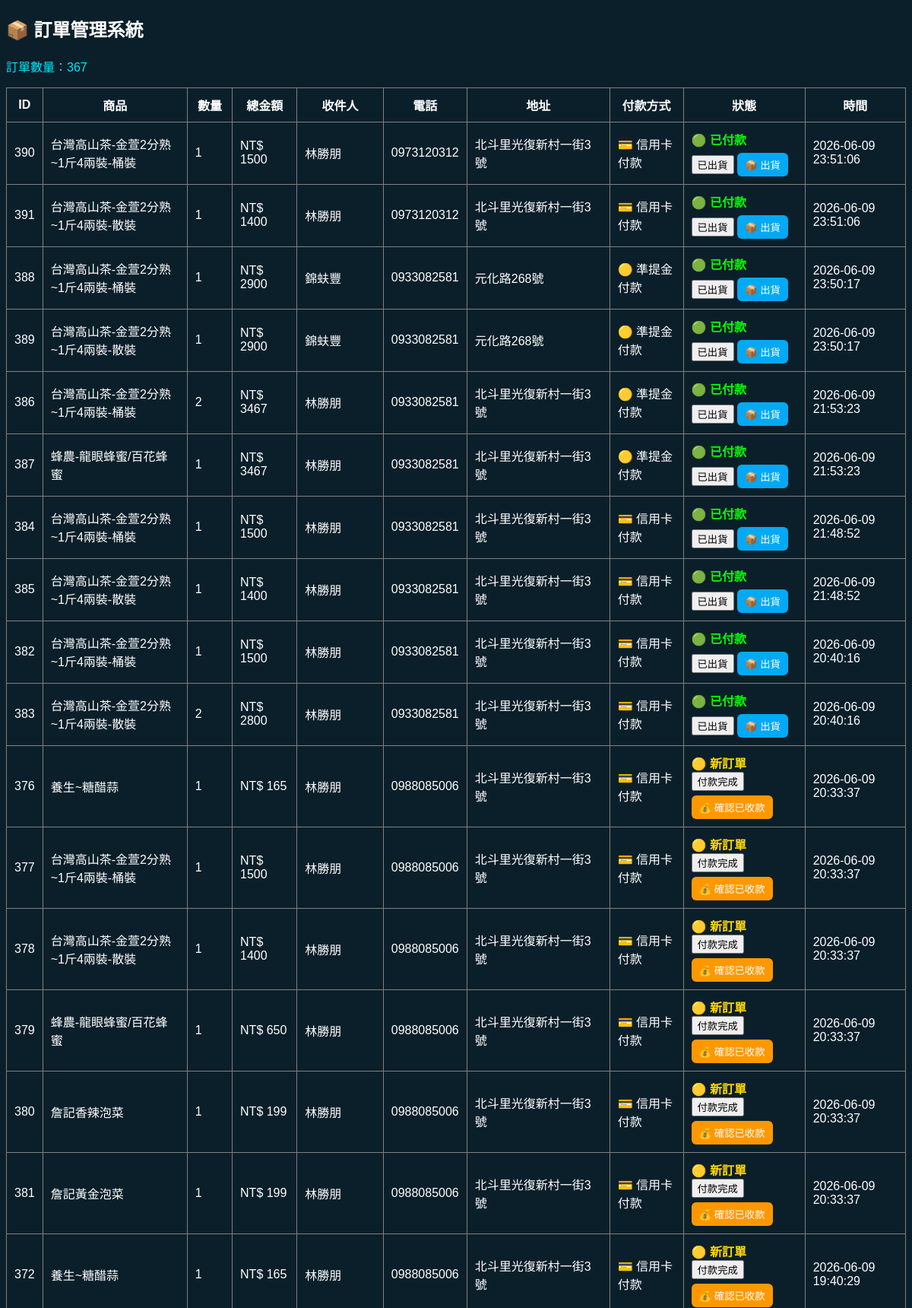
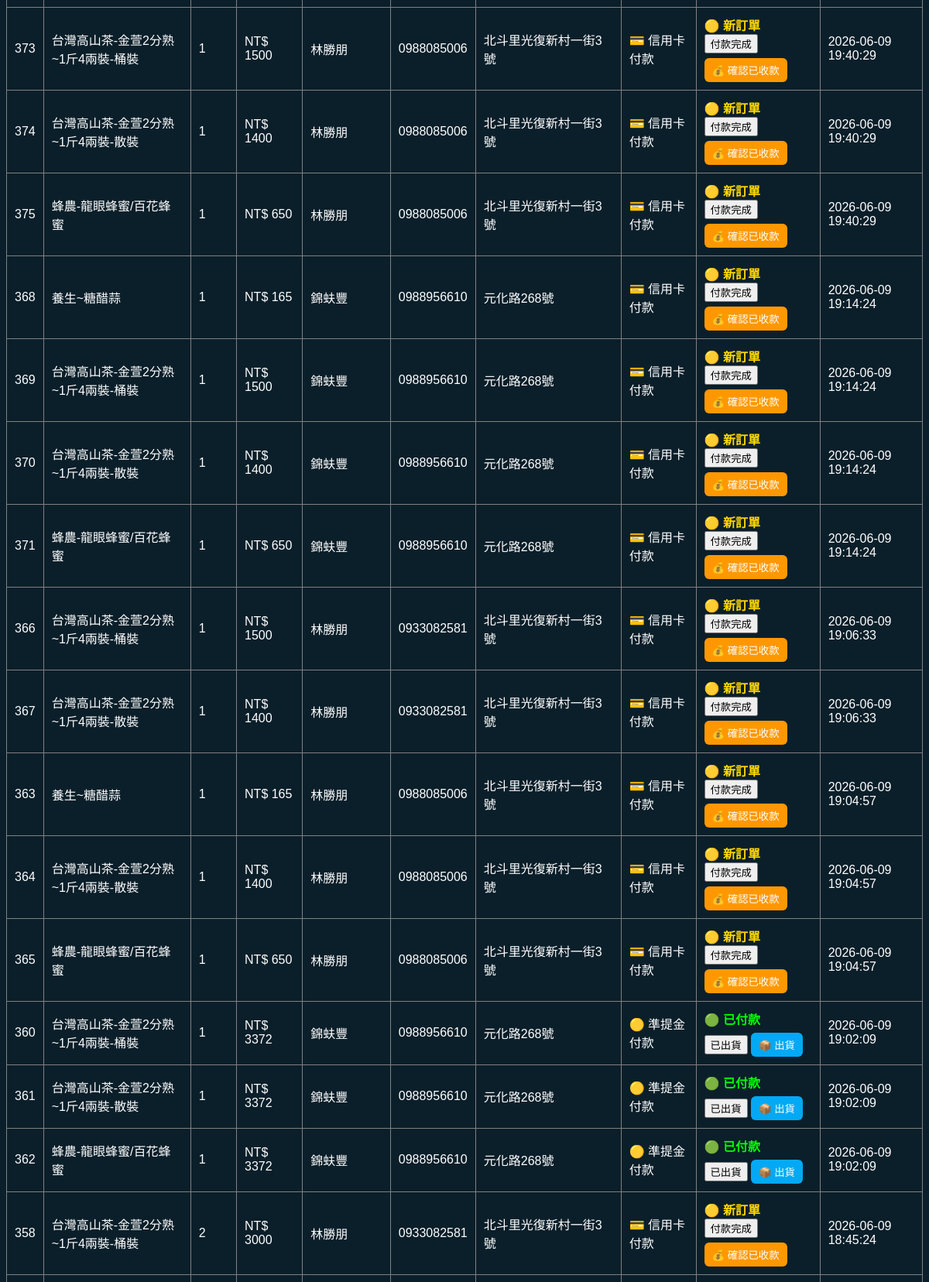
/orders (signed in, upper part), run on the app's committed database (2 pictures, top to bottom).
### tables this page shows
CREATE TABLE "orders" (
    id INTEGER PRIMARY KEY AUTOINCREMENT,

    user_id INTEGER,
    username TEXT,

    product_id INTEGER,
    product_name TEXT,

    qty INTEGER,
    price INTEGER,
    shipping INTEGER,
    total INTEGER,

    name TEXT,
    phone TEXT,
    address TEXT,

    payment_method TEXT,
    status TEXT,

    created_at TEXT
, order_no TEXT, is_registered INTEGER DEFAULT 0, order_type TEXT DEFAULT 'shop', email TEXT, password TEXT, subtotal INTEGER DEFAULT 0);

### routes/shop.py (the view)
@shop_bp.route("/orders")
def orders():
    if not is_admin():
        return "❌ 無權限"
    conn = get_shop_db()
    conn.row_factory = sqlite3.Row
    c = conn.cursor()
    c.execute("""
        SELECT
            id,
            product_name,
            qty,
            total,
            name,
            phone,
            address,
            payment_method,
            status,
            created_at
        FROM orders
        ORDER BY created_at DESC
    """)
    rows = c.fetchall()
    conn.close()
    return render_template("orders.html", orders=rows)

### app.py (called while the page is built)
@app.context_processor
def inject_user():
    user_id = session.get("user_id")
    balance = 0
    if user_id:
        conn = None
        try:
            conn = get_shop_db()
            c = conn.cursor()
            c.execute("SELECT points FROM users WHERE id=?", (user_id,))
            row = c.fetchone()
            if row:
                balance = row[0]
        except Exception as e:
            print("inject_user error:", e)
        finally:
            if conn:
                conn.close()
    return dict(global_money=balance)

@app.before_request
def make_session_permanent():
    session.permanent = True

### routes/shop.py (called while the page is built)
def is_admin():
    return session.get("user") in ADMIN_USERS

### services/db.py (called while the page is built)
def get_shop_db():
    print("========== SHOP DB ==========")
    print(os.path.abspath(SHOP_DB))
    print("=============================")
    conn = sqlite3.connect(SHOP_DB, timeout=30)
    conn.execute("PRAGMA journal_mode=WAL")
    conn.row_factory = sqlite3.Row
    return conn

### templates/orders.html (shortened to what this page needs)
<!DOCTYPE html>
<html>
<head>
</head>
<body style="background:#0b1f2a;color:white;font-family:Arial;">
    <h2>📦 訂單管理系統</h2>
    <p style="color:#00e5ff;">
        訂單數量：{{ orders|length }}
    </p>
    <table border="1" cellpadding="10" style="border-collapse:collapse;width:100%;">
        <tr>
            <th>ID</th>
            <th>商品</th>
            <th>數量</th>
            <th>總金額</th>
            <th>收件人</th>
            <th>電話</th>
            <th>地址</th>
            <th>付款方式</th>
            <th>狀態</th>
            <th>時間</th>
        </tr>
        {% for o in orders %}
        <tr>
            <td>{{ o["id"] }}</td>
            <td>
                {% if o["order_type"] == "topup" %}
                🟡 準提金儲值
                {% elif o["order_type"] == "shop" %}
                🔵 商城訂單
                {% elif o["order_type"] == "register" %}
                🟣 會員註冊
                {% else %}
                {{ o["product_name"] or "⚪ 一般訂單" }}
                {% endif %}
            </td>
            <td>{{ o["qty"] }}</td>
            <td>NT$ {{ o["total"] }}</td>
            <td>{{ o["name"] }}</td>
            <td>{{ o["phone"] }}</td>
            <td>{{ o["address"] }}</td>
            <td>
            {% if o["payment_method"] == "credit" %}
            💳 信用卡付款
            {% elif o["payment_method"] == "cod" %}
            🚚 貨到付款
            {% elif o["payment_method"] == "points" %}
            🟡 準提金付款
            {% elif o["payment_method"] == "cash" %}
            💵 現金付款
            {% else %}
            {{ o["payment_method"] }}
            {% endif %}
            </td>
            <td>
                {% set status = (o["status"] or "")|lower|trim %}
                {% if status == "pending" %}
                <span style="color:gold;font-weight:bold;">🟡 新訂單</span><br>
                <form method="POST" action="/update_order/{{ o['id'] }}/paid" style="display:inline;">
                    <button type="submit">付款完成</button>
                </form>
                <button style="
                    margin-top:6px;
                    background:#ff9800;
                    border:none;
                    padding:6px 10px;
                    border-radius:6px;
                    color:white;
                    cursor:pointer;
                ">
                    💰 確認已收款
                </button>
                {% elif status == "paid" %}
                <span style="color:lime;font-weight:bold;">🟢 已付款</span><br>
                <form method="POST" action="/update_order/{{ o['id'] }}/shipped" style="display:inline;">
                    <button type="submit">已出貨</button>
                </form>
                <button style="
                    margin-top:6px;
                    background:#03a9f4;
                    border:none;
                    padding:6px 10px;
                    border-radius:6px;
                    color:white;
                    cursor:pointer;
                ">
                    📦 出貨
                </button>
                {% elif status == "shipped" %}
                <span style="color:skyblue;font-weight:bold;">🔵 已出貨</span>
                {% else %}
                <span style="color:red;">⚠ 狀態錯誤（{{ status }}）</span>
                {% endif %}
            </td>
            <td>{{ o["created_at"] or "" }}</td>
        </tr>
        {% endfor %}
    </table>
    <br><br>
</body>
</html>

### data on the page
orders: id "390", product_name "台灣高山茶-金萱2分熟~1斤4兩裝-桶裝", qty "1", total "1500", name "林勝朋", phone "0973120312", address "北斗里光復新村一街3號", payment_method "💳 信用卡付款", created_at "2026-06-09 23:51:06"
orders: id "391", product_name "台灣高山茶-金萱2分熟~1斤4兩裝-散裝", qty "1", total "1400", name "林勝朋", phone "0973120312", address "北斗里光復新村一街3號", payment_method "💳 信用卡付款", created_at "2026-06-09 23:51:06"
orders: id "388", product_name "台灣高山茶-金萱2分熟~1斤4兩裝-桶裝", qty "1", total "2900", name "錦蚨豐", phone "0933082581", address "元化路268號", payment_method "🟡 準提金付款", created_at "2026-06-09 23:50:17"
orders: id "389", product_name "台灣高山茶-金萱2分熟~1斤4兩裝-散裝", qty "1", total "2900", name "錦蚨豐", phone "0933082581", address "元化路268號", payment_method "🟡 準提金付款", created_at "2026-06-09 23:50:17"
orders: id "386", product_name "台灣高山茶-金萱2分熟~1斤4兩裝-桶裝", qty "2", total "3467", name "林勝朋", phone "0933082581", address "北斗里光復新村一街3號", payment_method "🟡 準提金付款", created_at "2026-06-09 21:53:23"
orders: id "387", product_name "蜂農-龍眼蜂蜜/百花蜂蜜", qty "1", total "3467", name "林勝朋", phone "0933082581", address "北斗里光復新村一街3號", payment_method "🟡 準提金付款", created_at "2026-06-09 21:53:23"
orders: id "384", product_name "台灣高山茶-金萱2分熟~1斤4兩裝-桶裝", qty "1", total "1500", name "林勝朋", phone "0933082581", address "北斗里光復新村一街3號", payment_method "💳 信用卡付款", created_at "2026-06-09 21:48:52"
orders: id "385", product_name "台灣高山茶-金萱2分熟~1斤4兩裝-散裝", qty "1", total "1400", name "林勝朋", phone "0933082581", address "北斗里光復新村一街3號", payment_method "💳 信用卡付款", created_at "2026-06-09 21:48:52"
orders: id "382", product_name "台灣高山茶-金萱2分熟~1斤4兩裝-桶裝", qty "1", total "1500", name "林勝朋", phone "0933082581", address "北斗里光復新村一街3號", payment_method "💳 信用卡付款", created_at "2026-06-09 20:40:16"
orders: id "383", product_name "台灣高山茶-金萱2分熟~1斤4兩裝-散裝", qty "2", total "2800", name "林勝朋", phone "0933082581", address "北斗里光復新村一街3號", payment_method "💳 信用卡付款", created_at "2026-06-09 20:40:16"
orders: id "376", product_name "養生~糖醋蒜", qty "1", total "165", name "林勝朋", phone "0988085006", address "北斗里光復新村一街3號", payment_method "💳 信用卡付款", created_at "2026-06-09 20:33:37"
orders: id "377", product_name "台灣高山茶-金萱2分熟~1斤4兩裝-桶裝", qty "1", total "1500", name "林勝朋", phone "0988085006", address "北斗里光復新村一街3號", payment_method "💳 信用卡付款", created_at "2026-06-09 20:33:37"
orders: id "378", product_name "台灣高山茶-金萱2分熟~1斤4兩裝-散裝", qty "1", total "1400", name "林勝朋", phone "0988085006", address "北斗里光復新村一街3號", payment_method "💳 信用卡付款", created_at "2026-06-09 20:33:37"
orders: id "379", product_name "蜂農-龍眼蜂蜜/百花蜂蜜", qty "1", total "650", name "林勝朋", phone "0988085006", address "北斗里光復新村一街3號", payment_method "💳 信用卡付款", created_at "2026-06-09 20:33:37"
orders: id "380", product_name "詹記香辣泡菜", qty "1", total "199", name "林勝朋", phone "0988085006", address "北斗里光復新村一街3號", payment_method "💳 信用卡付款", created_at "2026-06-09 20:33:37"
orders: id "381", product_name "詹記黃金泡菜", qty "1", total "199", name "林勝朋", phone "0988085006", address "北斗里光復新村一街3號", payment_method "💳 信用卡付款", created_at "2026-06-09 20:33:37"
orders: id "372", product_name "養生~糖醋蒜", qty "1", total "165", name "林勝朋", phone "0988085006", address "北斗里光復新村一街3號", payment_method "💳 信用卡付款", created_at "2026-06-09 19:40:29"
orders: id "373", product_name "台灣高山茶-金萱2分熟~1斤4兩裝-桶裝", qty "1", total "1500", name "林勝朋", phone "0988085006", address "北斗里光復新村一街3號", payment_method "💳 信用卡付款", created_at "2026-06-09 19:40:29"
orders: id "374", product_name "台灣高山茶-金萱2分熟~1斤4兩裝-散裝", qty "1", total "1400", name "林勝朋", phone "0988085006", address "北斗里光復新村一街3號", payment_method "💳 信用卡付款", created_at "2026-06-09 19:40:29"
orders: id "375", product_name "蜂農-龍眼蜂蜜/百花蜂蜜", qty "1", total "650", name "林勝朋", phone "0988085006", address "北斗里光復新村一街3號", payment_method "💳 信用卡付款", created_at "2026-06-09 19:40:29"
orders: id "368", product_name "養生~糖醋蒜", qty "1", total "165", name "錦蚨豐", phone "0988956610", address "元化路268號", payment_method "💳 信用卡付款", created_at "2026-06-09 19:14:24"
orders: id "369", product_name "台灣高山茶-金萱2分熟~1斤4兩裝-桶裝", qty "1", total "1500", name "錦蚨豐", phone "0988956610", address "元化路268號", payment_method "💳 信用卡付款", created_at "2026-06-09 19:14:24"
orders: id "370", product_name "台灣高山茶-金萱2分熟~1斤4兩裝-散裝", qty "1", total "1400", name "錦蚨豐", phone "0988956610", address "元化路268號", payment_method "💳 信用卡付款", created_at "2026-06-09 19:14:24"
orders: id "371", product_name "蜂農-龍眼蜂蜜/百花蜂蜜", qty "1", total "650", name "錦蚨豐", phone "0988956610", address "元化路268號", payment_method "💳 信用卡付款", created_at "2026-06-09 19:14:24"
orders: id "366", product_name "台灣高山茶-金萱2分熟~1斤4兩裝-桶裝", qty "1", total "1500", name "林勝朋", phone "0933082581", address "北斗里光復新村一街3號", payment_method "💳 信用卡付款", created_at "2026-06-09 19:06:33"
orders: id "367", product_name "台灣高山茶-金萱2分熟~1斤4兩裝-散裝", qty "1", total "1400", name "林勝朋", phone "0933082581", address "北斗里光復新村一街3號", payment_method "💳 信用卡付款", created_at "2026-06-09 19:06:33"
orders: id "363", product_name "養生~糖醋蒜", qty "1", total "165", name "林勝朋", phone "0988085006", address "北斗里光復新村一街3號", payment_method "💳 信用卡付款", created_at "2026-06-09 19:04:57"
orders: id "364", product_name "台灣高山茶-金萱2分熟~1斤4兩裝-散裝", qty "1", total "1400", name "林勝朋", phone "0988085006", address "北斗里光復新村一街3號", payment_method "💳 信用卡付款", created_at "2026-06-09 19:04:57"
orders: id "365", product_name "蜂農-龍眼蜂蜜/百花蜂蜜", qty "1", total "650", name "林勝朋", phone "0988085006", address "北斗里光復新村一街3號", payment_method "💳 信用卡付款", created_at "2026-06-09 19:04:57"
orders: id "360", product_name "台灣高山茶-金萱2分熟~1斤4兩裝-桶裝", qty "1", total "3372", name "錦蚨豐", phone "0988956610", address "元化路268號", payment_method "🟡 準提金付款", created_at "2026-06-09 19:02:09"
orders: id "361", product_name "台灣高山茶-金萱2分熟~1斤4兩裝-散裝", qty "1", total "3372", name "錦蚨豐", phone "0988956610", address "元化路268號", payment_method "🟡 準提金付款", created_at "2026-06-09 19:02:09"
orders: id "362", product_name "蜂農-龍眼蜂蜜/百花蜂蜜", qty "1", total "3372", name "錦蚨豐", phone "0988956610", address "元化路268號", payment_method "🟡 準提金付款", created_at "2026-06-09 19:02:09"
orders: id "358", product_name "台灣高山茶-金萱2分熟~1斤4兩裝-桶裝", qty "2", total "3000", name "林勝朋", phone "0933082581", address "北斗里光復新村一街3號", payment_method "💳 信用卡付款", created_at "2026-06-09 18:45:24"

### other printed values
{{ orders|length }} "367"
